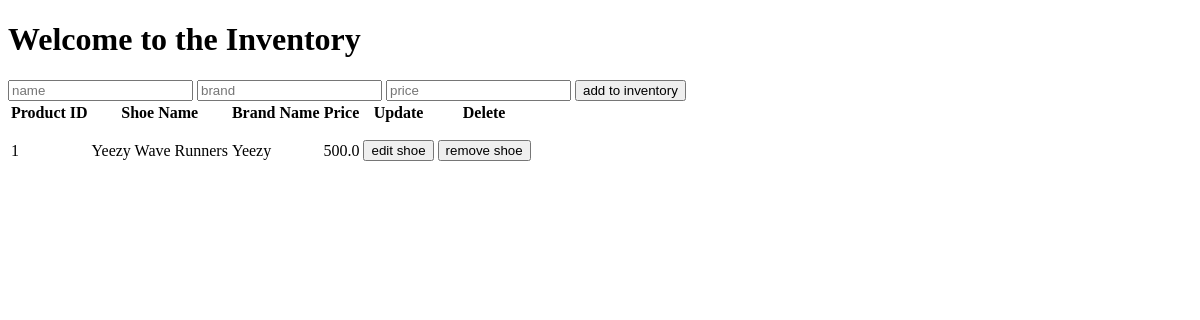
The page /inventory on the database as committed earlier.
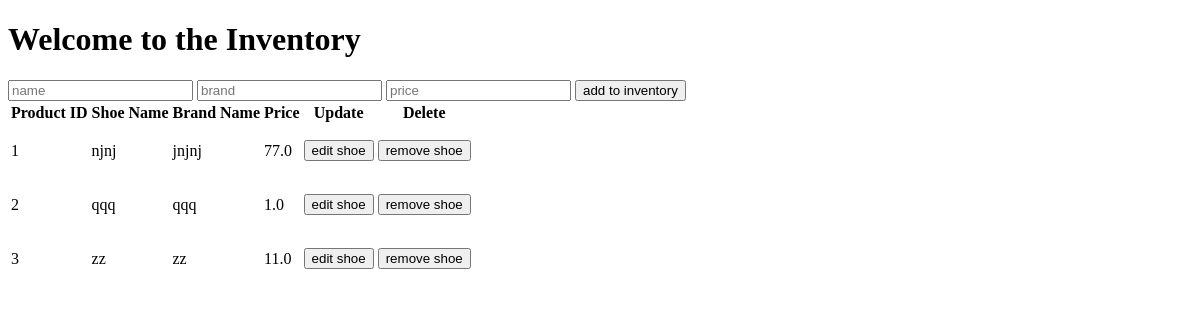
The same page on the database as committed later.
### website/models.py (models this page shows, shortened)
class Shoe(db.Model):
    __tablename__ = 'shoe'
    id = db.Column(db.Integer(), primary_key=True)
    name = db.Column(db.String(length=30), nullable=False)
    brand = db.Column(db.String(length=30), nullable=False)
    price = db.Column(db.Float(), nullable=False)
    colors = db.relationship("Color", back_populates="shoe", lazy=True, cascade='delete-orphan')

### website/views/admin_catalog_view.py (the view)
@admin_catalog_view.route('/inventory', methods=['GET'])
def display_inventory():
    inventory = Shoe.query.all()
    return render_template('admin_catalog.html', inventory=inventory)

### website/templates/admin_catalog.html (shortened to what this page needs)
{% extends 'base.html' %}
{% block body %}
    <h1>Welcome to the Inventory</h1>
    <form action="/inventory" method="POST">
        <input type="text" name="name" placeholder="name" required>
        <input type="text" name="brand" placeholder="brand" required>
        <input type="number" name="price" placeholder="price" required>
        <input type="submit" value="add to inventory">
    </form>
    <table>
        <tr>
            <th>Product ID</th>
            <th>Shoe Name</th>
            <th>Brand Name</th>
            <th>Price</th>
            <th>Update</th>
            <th>Delete</th>
        </tr>
        {% for shoe in inventory %}
            <tr>
                <form id="put-form" action="/inventory/{{ shoe.id }}" method="POST">
                    <td>{{ shoe.id }}</td>
                    <td>
                        <p>{{ shoe.name }}</p>
                    </td>
                    <td>
                        <p>{{ shoe.brand }}</p>
                    </td>
                    <td>
                        <p>{{ shoe.price }}</p>
                    </td>
                    <td>
                        <button onclick="redirectUrl('/inventory/{{shoe.id}}')">edit shoe</button>
                    </td>
                </form>
                <td>
                    <button onclick="sendDeleteRequest('/inventory/{{shoe.id}}')">remove shoe</button>
                </td>
            </tr>
        {% endfor %}
    </table>
{% endblock %}

Rows that differ between the two databases and show on the page:
changed Shoe id 1: name "Yeezy Wave Runners" → "njnj"; brand "Yeezy" → "jnjnj"; price "500.0" → "77.0"
added Shoe: id "2", name "qqq", brand "qqq", price "1.0"
added Shoe: id "3", name "zz", brand "zz", price "11.0"
